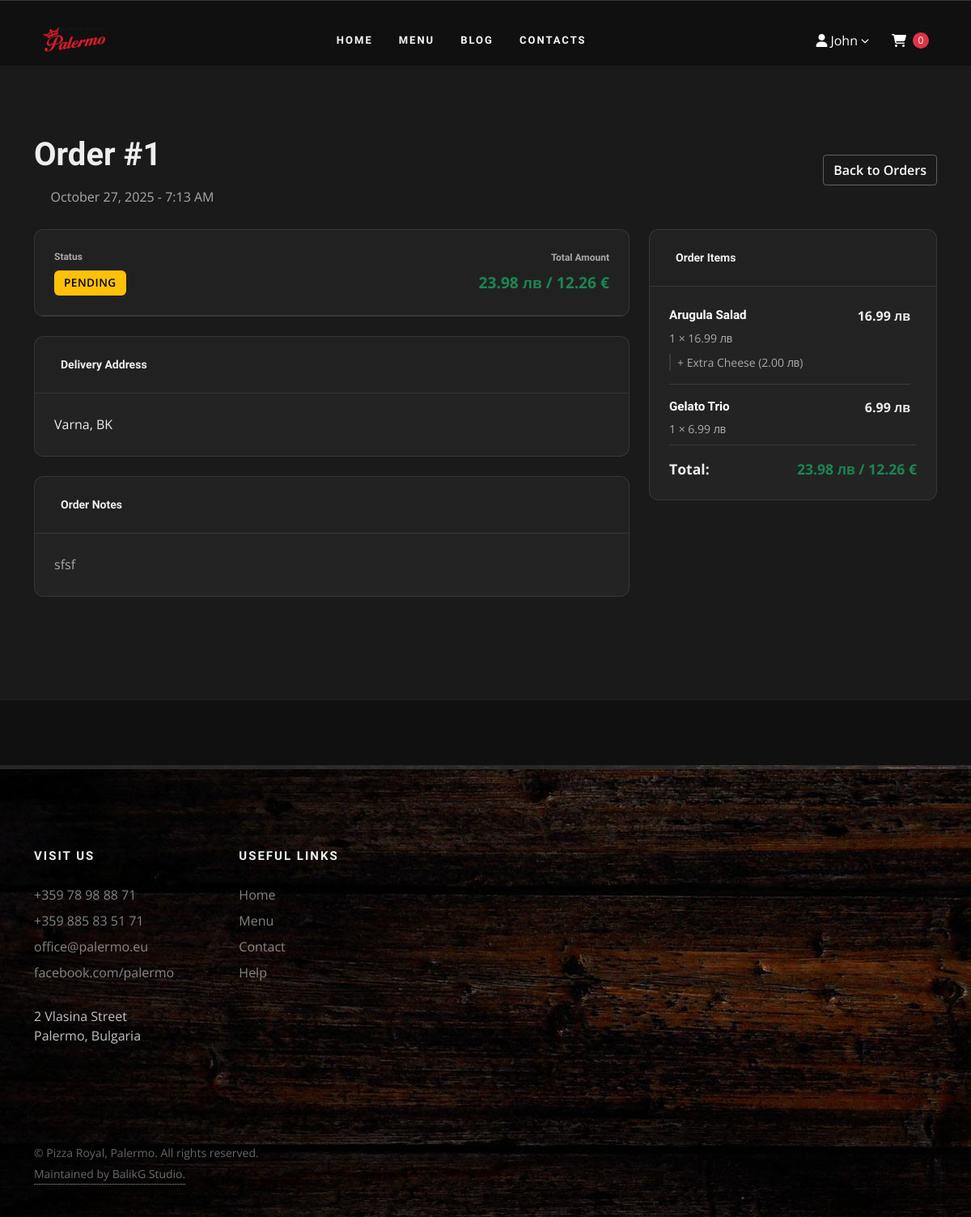
The page /palermo/order-detail?id=1 (signed in) on the database as committed earlier.
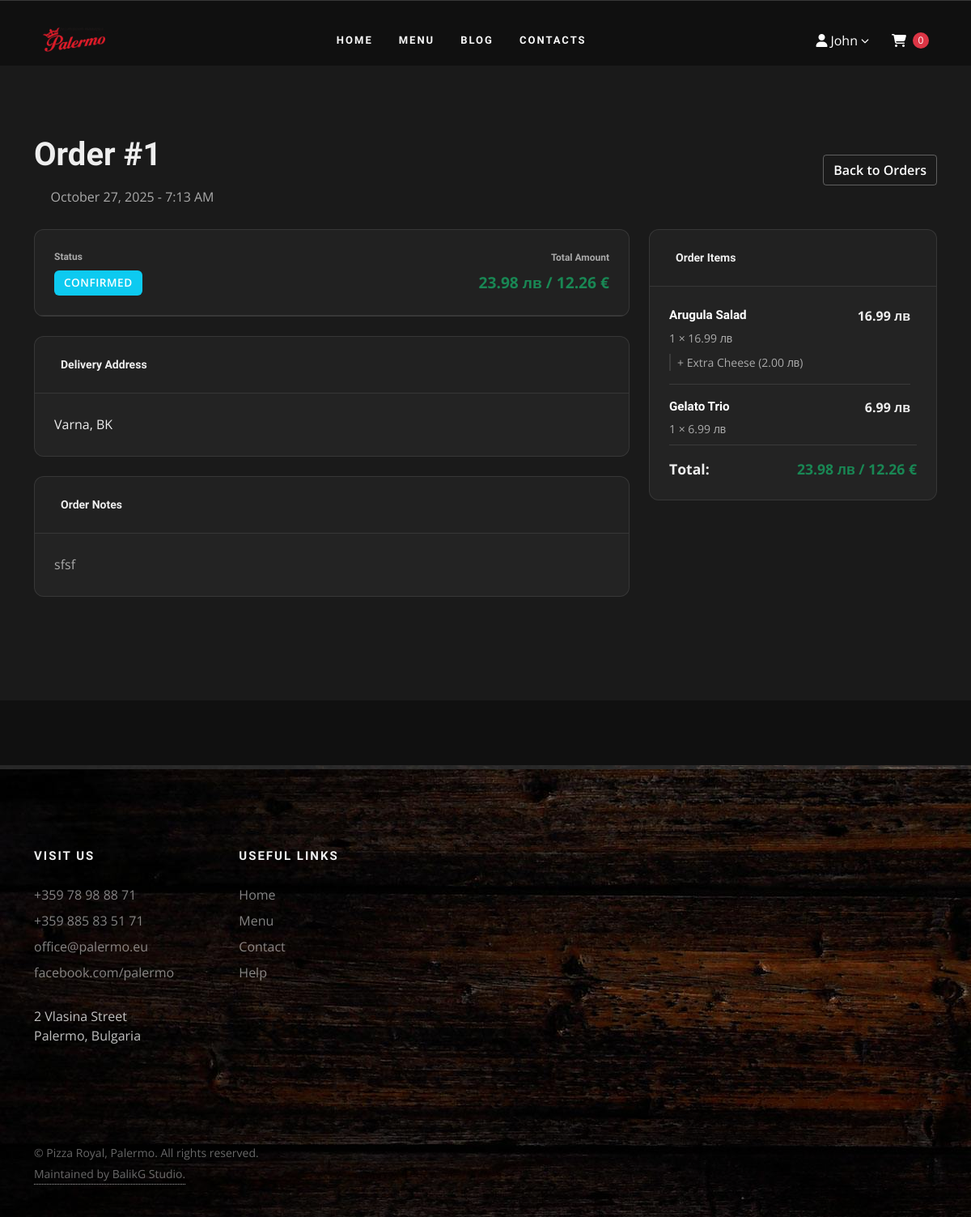
The same page on the database as committed later.
### tables this page shows
CREATE TABLE `orders` (
  `id` int(11) NOT NULL,
  `user_id` int(11) DEFAULT NULL,
  `amount` decimal(10,2) DEFAULT NULL,
  `status_id` int(11) DEFAULT NULL,
  `message` text DEFAULT NULL,
  `order_address` text DEFAULT NULL,
  `order_phone` varchar(20) NOT NULL,
  `status` enum('pending','processing','completed','canceled') DEFAULT 'pending',
  `created_at` timestamp NOT NULL DEFAULT current_timestamp(),
  `updated_at` timestamp NOT NULL DEFAULT current_timestamp() ON UPDATE current_timestamp()
);

CREATE TABLE `order_statuses` (
  `id` int(11) NOT NULL,
  `name` varchar(50) NOT NULL,
  `active` enum('0','1') NOT NULL DEFAULT '1',
  `created_at` timestamp NOT NULL DEFAULT current_timestamp(),
  `updated_at` timestamp NOT NULL DEFAULT current_timestamp() ON UPDATE current_timestamp()
);

CREATE TABLE `order_items` (
  `id` int(11) NOT NULL,
  `order_id` int(11) DEFAULT NULL,
  `product_id` int(11) DEFAULT NULL,
  `unit_price` decimal(10,2) DEFAULT NULL,
  `qty` int(11) DEFAULT NULL,
  `subtotal` decimal(10,2) DEFAULT NULL
);

CREATE TABLE `products` (
  `id` int(11) NOT NULL,
  `category_id` int(11) DEFAULT NULL,
  `name` varchar(150) DEFAULT NULL,
  `slug` varchar(160) DEFAULT NULL,
  `image` varchar(255) DEFAULT NULL,
  `price` decimal(10,2) DEFAULT NULL,
  `active` enum('0','1') NOT NULL DEFAULT '1',
  `short_description` varchar(255) DEFAULT NULL,
  `long_description` text DEFAULT NULL,
  `created_at` timestamp NOT NULL DEFAULT current_timestamp(),
  `updated_at` timestamp NOT NULL DEFAULT current_timestamp() ON UPDATE current_timestamp()
);

CREATE TABLE `order_item_addons` (
  `order_item_id` int(11) NOT NULL,
  `addon_id` int(11) NOT NULL,
  `price` decimal(10,2) DEFAULT NULL
);

CREATE TABLE `addons` (
  `id` int(11) NOT NULL,
  `name` varchar(100) DEFAULT NULL,
  `price` decimal(10,2) DEFAULT NULL,
  `status` enum('0','1') DEFAULT '1',
  `created_at` timestamp NOT NULL DEFAULT current_timestamp(),
  `updated_at` timestamp NOT NULL DEFAULT current_timestamp() ON UPDATE current_timestamp()
);

### repositories/frontend/UserOrderRepository.php (called while the page is built, shortened)
<?php
class UserOrderRepository
{
    private PDO $pdo;
    public function __construct(PDO $pdo)
    {
        $this->pdo = $pdo;
    }
    public function getUserOrderDetails(int $orderId, int $userId): ?array
    {
        $sql = 'SELECT
                o.id,
                o.amount,
                o.status_id,
                o.message,
                o.order_address,
                o.created_at,
                os.name AS status_name
                FROM orders o
                LEFT JOIN order_statuses os ON o.status_id = os.id
                WHERE o.id = :order_id AND o.user_id = :user_id
                LIMIT 1';
        $stmt = $this->pdo->prepare($sql);
        $stmt->bindValue(':order_id', $orderId, PDO::PARAM_INT);
        $stmt->bindValue(':user_id', $userId, PDO::PARAM_INT);
        $stmt->execute();
        $order = $stmt->fetch(PDO::FETCH_ASSOC);
        $order['items'] = $this->getOrderItems($orderId);
        return $order;
    }
    private function getOrderItems(int $orderId): array
    {
        $sql = 'SELECT
                oi.id,
                oi.product_id,
                oi.unit_price,
                oi.qty,
                oi.subtotal,
                p.name AS product_name,
                p.image AS product_image
                FROM order_items oi
                LEFT JOIN products p ON oi.product_id = p.id
                WHERE oi.order_id = ?
                ORDER BY oi.id ASC';
        $stmt = $this->pdo->prepare($sql);
        $stmt->execute([$orderId]);
        $items = $stmt->fetchAll(PDO::FETCH_ASSOC);
        foreach ($items as &$item) {
            $item['addons'] = $this->getItemAddons($item['id']);
        }
        return $items;
    }
    private function getItemAddons(int $orderItemId): array
    {
        $sql = 'SELECT
                oia.addon_id,
                oia.price AS addon_price,
                a.name AS addon_name
                FROM order_item_addons oia
                LEFT JOIN addons a ON oia.addon_id = a.id
                WHERE oia.order_item_id = ?
                ORDER BY a.name ASC';
        $stmt = $this->pdo->prepare($sql);
        $stmt->execute([$orderItemId]);
        return $stmt->fetchAll(PDO::FETCH_ASSOC);
    }
}

### include/functions.php (called while the page is built, shortened)
<?php
function convertToEuro(float $priceBgn): float
{
    return round($priceBgn / BGN_TO_EUR_RATE, 2);
}
function displayPrice(float $priceBgn): string
{
    $priceEur = convertToEuro($priceBgn);
    return sprintf('%.2f лв / %.2f €', $priceBgn, $priceEur);
}
function formatOrderPrice(float $priceBgn, bool $showBoth = true): string
{
    if (!$showBoth) {
        return sprintf('%.2f лв', $priceBgn);
    }
    return displayPrice($priceBgn);
}
function getStatusClass(string $statusName): string
{
    $statusLower = strtolower($statusName);
    if (strpos($statusLower, 'pending') !== false) return 'bg-warning';
    if (strpos($statusLower, 'confirmed') !== false || strpos($statusLower, 'preparing') !== false) return 'bg-info';
    return 'bg-secondary';
}

### order-detail.php (the view, shortened to what the rows shown need)
<?php
require_once(__DIR__ . '/include/connect.php');
require_once(__DIR__ . '/include/functions.php');
require_once(__DIR__ . '/repositories/frontend/UserOrderRepository.php');
include(__DIR__ . '/include/html_functions.php');
$userId = $_SESSION['user_id'];
$orderId = isset($_GET['id']) ? (int)$_GET['id'] : 0;
$userOrderRepo = new UserOrderRepository($pdo);
$order = $userOrderRepo->getUserOrderDetails($orderId, $userId);
$items = $order['items'] ?? [];
?>
<link rel="stylesheet" href="<?php echo BASE_URL; ?>css/orders.css">
</head>
<body class="stretched">
    <div id="wrapper" class="clearfix">
        <section id="content" class="dark-color">
            <div class="content-wrap">
                <div class="section dark m-0" style="padding: 80px 0; background: #1a1a1a;">
                    <div class="container">
                        <div class="row mb-4">
                            <div class="col-12">
                                <div class="d-flex justify-content-between align-items-center">
                                    <div>
                                        <h1 class="page-title mb-2">Order #<?php echo $order['id']; ?></h1>
                                        <p class="text-muted mb-0">
                                            <i class="icon-line-calendar me-1"></i>
                                            <?php echo date('F j, Y - g:i A', strtotime($order['created_at'])); ?>
                                        </p>
                                    </div>
                                </div>
                            </div>
                        </div>
                        <div class="row">
                            <div class="col-lg-8 mb-4">
                                <div class="order-card mb-4">
                                    <div class="order-header">
                                        <div class="row align-items-center">
                                            <div class="col-md-6 mb-3 mb-md-0">
                                                <h6 class="mb-2 text-muted">Status</h6>
                                                <span class="order-status <?php echo getStatusClass($order['status_name']); ?>">
                                                    <?php echo htmlspecialchars($order['status_name']); ?>
                                                </span>
                                            </div>
                                            <div class="col-md-6 text-md-end">
                                                <div class="order-total text-success">
                                                    <strong><?php echo formatOrderPrice($order['amount']); ?></strong>
                                                </div>
                                            </div>
                                        </div>
                                    </div>
                                </div>
                                <?php if ($order['order_address']): ?>
                                    <div class="order-card mb-4">
                                        <div class="order-header">
                                            <h5 class="mb-0">
                                                <i class="icon-line-map-marker me-2"></i>Delivery Address
                                            </h5>
                                        </div>
                                        <div class="order-body">
                                            <p class="mb-0"><?php echo nl2br(htmlspecialchars($order['order_address'])); ?></p>
                                        </div>
                                    </div>
                                <?php endif; ?>
                                <?php if ($order['message']): ?>
                                    <div class="order-card mb-4">
                                        <div class="order-header">
                                            <h5 class="mb-0">
                                                <i class="icon-line-note me-2"></i>Order Notes
                                            </h5>
                                        </div>
                                        <div class="order-body">
                                            <p class="mb-0 text-muted"><?php echo nl2br(htmlspecialchars($order['message'])); ?></p>
                                        </div>
                                    </div>
                                <?php endif; ?>
                            </div>
                            <div class="col-lg-4">
                                <div class="order-card">
                                    <div class="order-body">
                                        <?php if (empty($items)): ?>
                                            <p class="text-muted text-center mb-0">No items found</p>
                                        <?php else: ?>
                                            <div class="order-items-list">
                                                <?php
                                                foreach ($items as $item):
                                                    $addonTotal = 0;
                                                    foreach ($item['addons'] as $addon) {
                                                        $addonTotal += (float)$addon['addon_price'];
                                                    }
                                                    $effectiveUnitPrice = $item['unit_price'] + $addonTotal;
                                                    $lineTotal = $effectiveUnitPrice * $item['qty'];
                                                ?>
                                                    <div class="order-item-detail mb-3 pb-3 border-bottom">
                                                        <div class="d-flex align-items-start mb-2">
                                                            <div class="flex-grow-1">
                                                                <h6 class="mb-1"><?php echo htmlspecialchars($item['product_name'] ?: 'Unknown Product'); ?></h6>
                                                                <small class="text-muted">
                                                                    <?php echo $item['qty']; ?> × <?php echo formatOrderPrice($effectiveUnitPrice, false); ?>
                                                                </small>
                                                            </div>
                                                            <div class="text-end">
                                                                <strong><?php echo formatOrderPrice($lineTotal, false); ?></strong>
                                                            </div>
                                                        </div>
                                                        <?php if (!empty($item['addons'])): ?>
                                                            <div class="item-addons">
                                                                <?php foreach ($item['addons'] as $addon): ?>
                                                                    <small class="d-block text-muted">
                                                                        + <?php echo htmlspecialchars($addon['addon_name']); ?>
                                                                        (<?php echo formatOrderPrice($addon['addon_price'], false); ?>)
                                                                    </small>
                                                                <?php endforeach; ?>
                                                            </div>
                                                        <?php endif; ?>
                                                    </div>
                                                <?php endforeach; ?>
                                            </div>
                                        <?php endif; ?>
                                    </div>
                                </div>
                            </div>
                        </div>
                    </div>
                </div>
            </div>
        </section>
</body>
</html>

Rows that differ between the two databases and show on the page:
changed orders "23.98 лв / 12.26 €": order_statuses.name "PENDING" → "CONFIRMED"
